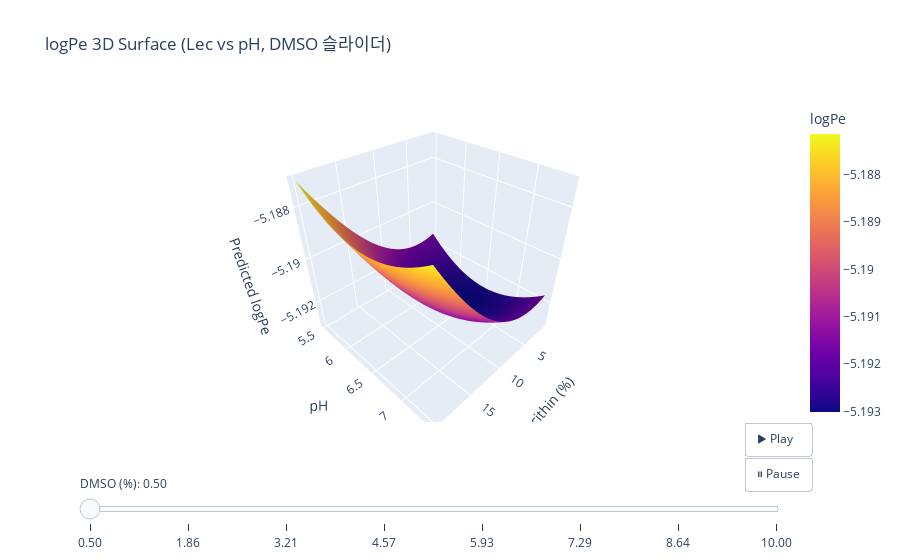

The code cell stored with this chart in its notebook:
### Code cell
smiles = "CCO"  # 여기 나중에 네 실제 SMILES로 교체하면 됨

fig = make_plotly_surface_with_dmso_slider(
    smiles=smiles,
    num_points=25,     # 25 정도면 속도/퀄리티 적당
)
fig.show()

### Figure 1 — Plotly figure (JSON) as saved in the notebook; plotly's stock layout.template omitted (floating-point values rounded to 4 significant figures; data arrays with more than 128 entries replaced by an {"elided": "..."} marker saying what was removed)
{"data": [{"colorbar": {"title": {"text": "logPe"}}, "type": "surface", "x": {"elided": "25x25 float values"}, "y": {"elided": "25x25 float values"}, "z": {"elided": "25x25 float values"}}], "layout": {"scene": {"xaxis": {"title": {"text": "Lecithin (%)"}}, "yaxis": {"title": {"text": "pH"}}, "zaxis": {"title": {"text": "Predicted logPe"}}}, "sliders": [{"active": 0, "currentvalue": {"prefix": "DMSO (%): "}, "pad": {"t": 50}, "steps": [{"args": [["0.50"], {"frame": {"duration": 0, "redraw": true}, "mode": "immediate", "transition": {"duration": 0}}], "label": "0.50", "method": "animate"}, {"args": [["1.86"], {"frame": {"duration": 0, "redraw": true}, "mode": "immediate", "transition": {"duration": 0}}], "label": "1.86", "method": "animate"}, {"args": [["3.21"], {"frame": {"duration": 0, "redraw": true}, "mode": "immediate", "transition": {"duration": 0}}], "label": "3.21", "method": "animate"}, {"args": [["4.57"], {"frame": {"duration": 0, "redraw": true}, "mode": "immediate", "transition": {"duration": 0}}], "label": "4.57", "method": "animate"}, {"args": [["5.93"], {"frame": {"duration": 0, "redraw": true}, "mode": "immediate", "transition": {"duration": 0}}], "label": "5.93", "method": "animate"}, {"args": [["7.29"], {"frame": {"duration": 0, "redraw": true}, "mode": "immediate", "transition": {"duration": 0}}], "label": "7.29", "method": "animate"}, {"args": [["8.64"], {"frame": {"duration": 0, "redraw": true}, "mode": "immediate", "transition": {"duration": 0}}], "label": "8.64", "method": "animate"}, {"args": [["10.00"], {"frame": {"duration": 0, "redraw": true}, "mode": "immediate", "transition": {"duration": 0}}], "label": "10.00", "method": "animate"}]}], "title": {"text": "logPe 3D Surface (Lec vs pH, DMSO 슬라이더)"}, "updatemenus": [{"buttons": [{"args": [null, {"frame": {"duration": 500, "redraw": true}, "fromcurrent": true}], "label": "▶ Play", "method": "animate"}, {"args": [[null], {"frame": {"duration": 0, "redraw": false}, "mode": "immediate"}], "label": "⏸ Pause", "method": "animate"}], "pad": {"r": 10, "t": 0}, "showactive": false, "type": "buttons", "x": 1.05, "xanchor": "right", "y": 0, "yanchor": "top"}]}}
